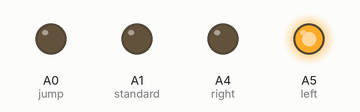
Recording of a sketch running on a simulated Arduino Uno, built with avr-gcc and run on an emulated ATmega328P. On the bench: output pins drawn as LEDs (lit = HIGH).

Above: at 3.27 s.
At 3.63 s:
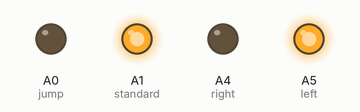
At 4.82 s:
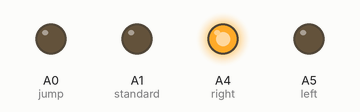
At 5.3 s:
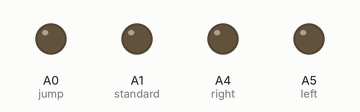
Timing chart, 0 to 6.2 s (numbered marks = the images above):
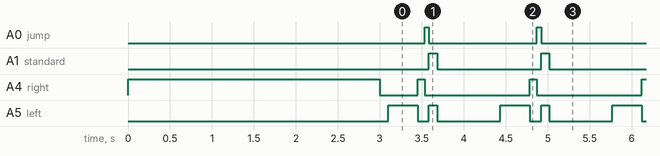

The sketch:

testing_back_air.ino
```cpp
const int left = A5;
const int right = A4;
const int up = A3;
const int down = A2;
const int standard = A1;
const int jump = A0;
const int special = 10;
const int grab = 11;

void backAirLeft() {
  digitalWrite(left, HIGH);
  delay(350);
  digitalWrite(left, LOW);
  digitalWrite(right, HIGH);
  delay(85);
  digitalWrite(right, LOW);
  digitalWrite(jump, HIGH);
  delay(50);
  digitalWrite(jump, LOW);
  digitalWrite(left, HIGH);
  digitalWrite(standard, HIGH);
  delay(100);
  digitalWrite(left, LOW);
  digitalWrite(standard, LOW);
}

void setup() {
  pinMode(left, OUTPUT);
  pinMode(right, OUTPUT);
  pinMode(standard, OUTPUT);
  pinMode(jump, OUTPUT);

  digitalWrite(right, HIGH);
  delay(3000);
  digitalWrite(right, LOW);
  delay(100);
}

void loop() {
  backAirLeft();
  delay(750);
}
```

Measured:
- by itself, A0 (jump): alternates HIGH for 0.05 s and LOW for 1.3 s
- by itself, A1 (standard): alternates HIGH for 0.10 s and LOW for 1.2 s
- by itself, A4 (right): repeats every 1.3 s: HIGH 0.09 s, LOW 1.3 s
- by itself, A5 (left): repeats every 1.3 s: LOW 0.14 s, HIGH 0.10 s, LOW 0.75 s, HIGH 0.35 s
